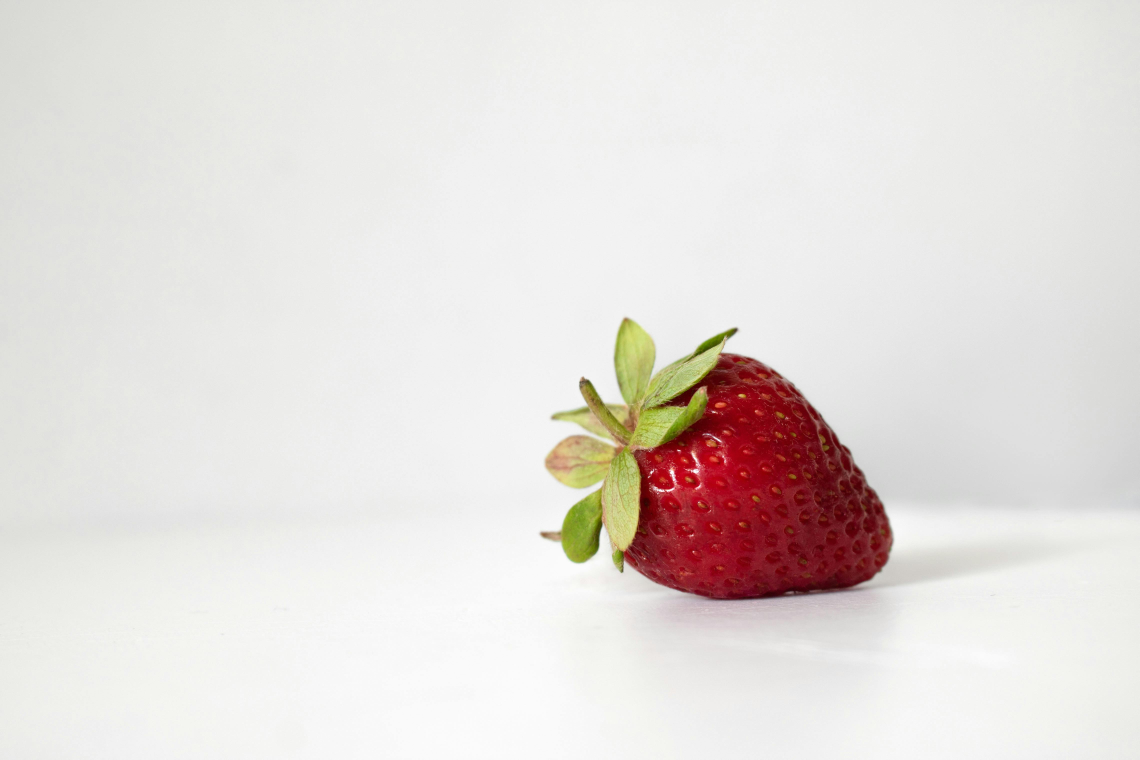
#> input picture images/strawberry.jpg, 4557 x 3038 px (shown at 1/4 size)
$ python main.py
#> lines starting #> are read from the running program, lines starting #| are printed output that depends on the picture; after the words box and inside, x2 and y2 are one past the last pixel; in counts of white or black regions, pixels touching at a corner belong together
import cv2
import numpy as np
import os
import time

# Define image paths
path_natural = "./images/strawberry.jpg"
path_medical = "./images/xray.jpg"
path_industrial = "./images/board.jpeg"

# Load images
images = {
    "natural": cv2.imread(path_natural),
    "medical": cv2.imread(path_medical),
    "industrial": cv2.imread(path_industrial),
}
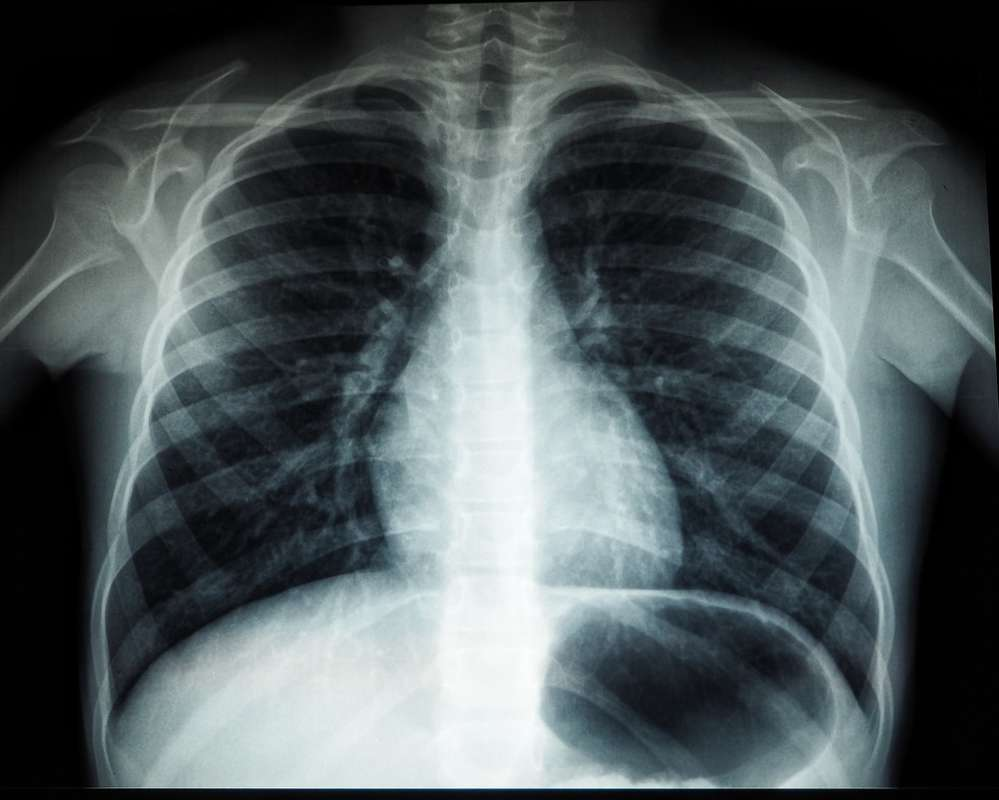
#> input picture images/xray.jpg, 999 x 800 px
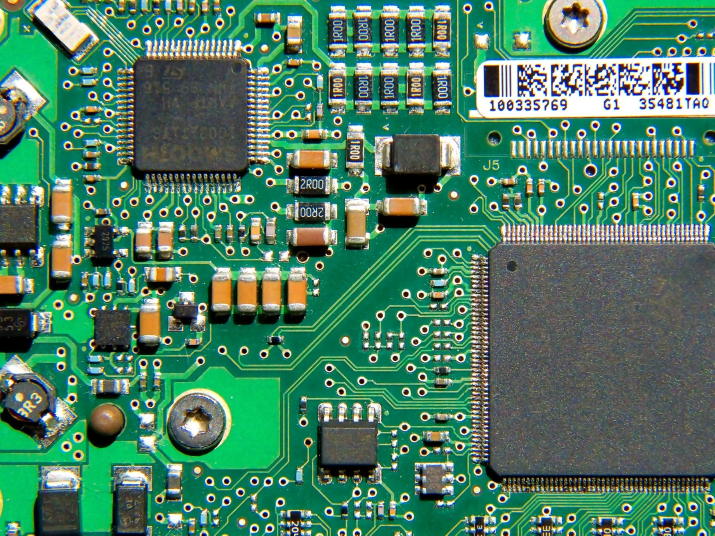
#> input picture images/board.jpeg, 1429 x 1071 px (shown at 1/2 size)

# Create results folder
os.makedirs("results", exist_ok=True)

# Target width for resized images (to speed up K-Means)
TARGET_WIDTH = 400

# Process each image
for image_type, img in images.items():
    if img is None:
        print(f"Erro ao carregar imagem {image_type}.")
        continue

    # Resize for processing
    h, w = img.shape[:2]
    new_h = int(h * TARGET_WIDTH / w)
    img_resized = cv2.resize(img, (TARGET_WIDTH, new_h))

    # Convert to grayscale for Otsu
    gray = cv2.cvtColor(img_resized, cv2.COLOR_BGR2GRAY)

    # Apply Otsu's thresholding
    _, otsu = cv2.threshold(gray, 0, 255, cv2.THRESH_BINARY + cv2.THRESH_OTSU)

    # Save Otsu result
    otsu_path = f"results/{image_type}_otsu.png"
    cv2.imwrite(otsu_path, otsu)
    print(f"Otsu salvo: {otsu_path}")

    # Vary K for K-Means
    for k in [2, 3, 4]:
        start = time.time()

        # Use the already resized image for K-Means
        pixel_values = img_resized.reshape((-1, 3))
        pixel_values = np.float32(pixel_values)

        criteria = (cv2.TERM_CRITERIA_EPS + cv2.TERM_CRITERIA_MAX_ITER, 50, 0.2)
        best_labels = None
        _, labels, centers = cv2.kmeans(  # type: ignore
            pixel_values, k, best_labels, criteria, 5, cv2.KMEANS_RANDOM_CENTERS
        )

        centers = np.uint8(centers)  # type: ignore
        labels = labels.flatten()
        kmeans_result = centers[labels]  # type: ignore
        kmeans_img = kmeans_result.reshape(img_resized.shape)

        # Print info
        print(f"Centróides para {image_type} com K={k}: {centers}")
        unique_colors = np.unique(kmeans_img.reshape(-1, 3), axis=0)
        print(f"Cores únicas (sem padding): {len(unique_colors)}")

        # Save only the K-means result image
        save_path = f"results/{image_type}_k{k}.png"
        cv2.imwrite(save_path, kmeans_img, [cv2.IMWRITE_PNG_COMPRESSION, 0])
        print(f"Salvo: {save_path}")
        print(f"Tempo K-Means: {time.time() - start:.2f}s\n")
#> this loop made 3 passes
#> (image_type, h, w, new_h, otsu_path) on passes 1 to 3: ('natural', 3038, 4557, 266, 'results/natural_otsu.png'), ('medical', 800, 999, 320, 'results/medical_otsu.png'), ('industrial', 1071, 1429, 299, 'results/industrial_otsu.png')
#> (printed output is left out)
#> pass 1, `gray = cv2.cvtColor(img_resized, cv2.COLOR_BGR2GRAY)`:
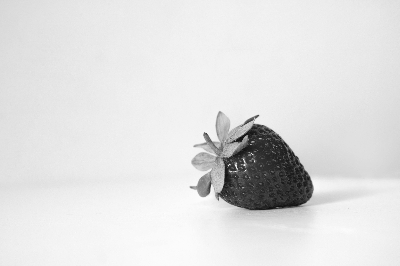
#> gray: shape (266, 400); min 16, max 254, mean 224.2
#> pass 1, `_, otsu = cv2.threshold(gray, 0, 255, cv2.THRESH_BINARY + cv2.THRESH_O..`:
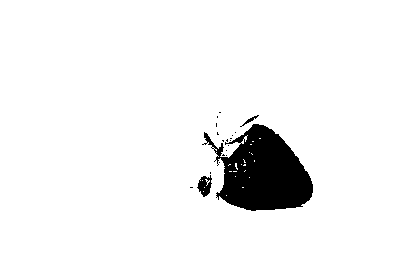
#> otsu: shape (266, 400); 94.3% white; 20 black regions (17 under 20 px), largest, box (x1, y1, x2, y2) and area: (202, 124, 313, 211) 5834, (197, 175, 212, 197) 195, (240, 115, 259, 127) 46
#> pass 1, `cv2.imwrite(save_path, kmeans_img, [cv2.IMWRITE_PNG_COMPRESSION, 0])`:
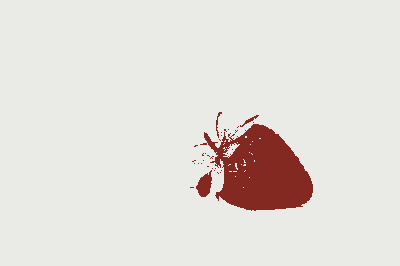
#> saved as natural_k2.png: shape (266, 400, 3); mean B, G, R 218.9, 222.2, 227.8
#> after the loop:
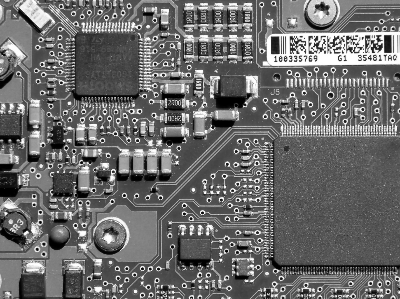
#> gray: shape (299, 400); min 0, max 255, mean 107.7
#> after the loop:
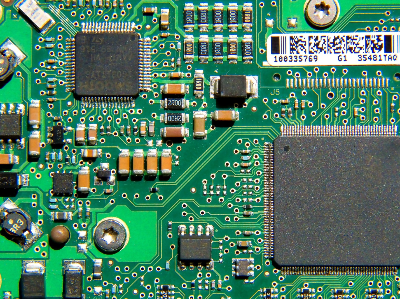
#> img_resized: shape (299, 400, 3); mean B, G, R 99.9, 126.1, 74.6
